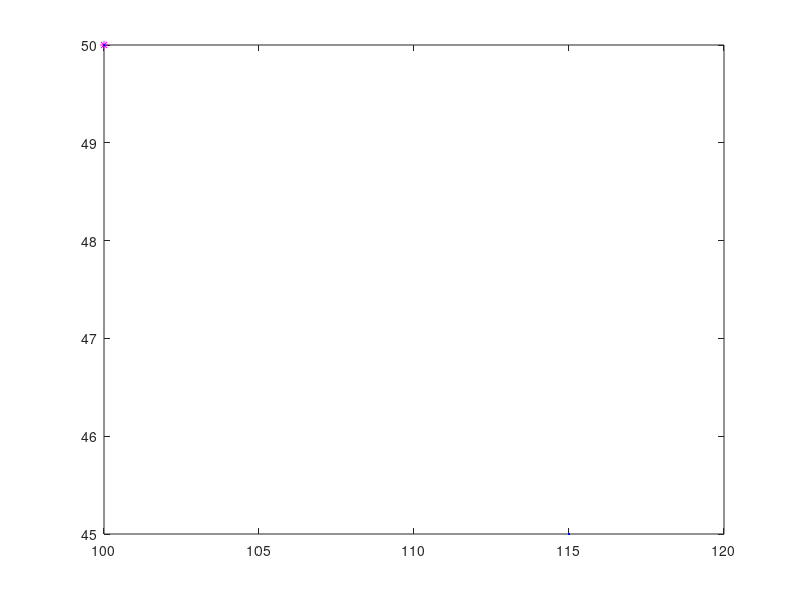

Recreate this plot in MATLAB. (Note: this script raises an error after producing the figure.)
% programs to solve exercise 8 in page 231
years=50;
time=0:50;
x=zeros(1,51); % # of rats in 50 years
y=zeros(1,51); % # of owls in 50 years
% question 1
r1=0.2; r2=0.3;
a1=0.001; a2=0.002;
x(1)=100; y(1)=50; % initial conditions
figure(2)
plot(x(1),y(1),'m*')
text(x(1)-30,y(1)+30,'Initial Point')
for k=1:years
    x(k+1)=(1+r1-a1*y(k))*x(k);
    x(k+1)=round(x(k+1)); % # can only be integer, e.g. 4.3->4, 4.6->5
    y(k+1)=(1-r2+a2*x(k))*y(k);
    y(k+1)=round(y(k+1));
    
    hold on
    % draw vecters (with arrow) every two points
    plot(x(k),y(k),'b.', x(k+1),y(k+1),'b.')
    vectarrow([x(k),y(k)],[x(k+1),y(k+1)])
end
xlabel('Rats #'), ylabel('Owls #')
title('# of Rats vs. Owls in 50 years')

figure(1)
subplot(2,1,1)
plot(time,x,'-b.')
xlabel('Year'), ylabel('Rats #')
title('Rats # in 50 years')

subplot(2,1,2)
plot(time,y,'-r.')
xlabel('Year'), ylabel('Owls #')
title('Owls # in 50 years')

function vectarrow(p0,p1)
% see also <https://www.mathworks.com/matlabcentral/fileexchange/
%        7470-plot-2d-3d-vector-with-arrow?s_tid=prof_contriblnk>
x0 = p0(1);  
y0 = p0(2);
x1 = p1(1);
y1 = p1(2);
plot([x0;x1],[y0;y1],'r');   % Draw a line between p0 and p1

p = p1-p0;
alpha = 0.1;  % Size of arrow head relative to the length of the vector
beta = 0.1;   % Width of the base of the arrow head relative to the length

hu = [x1-alpha*(p(1)+beta*(p(2)+eps)); x1; x1-alpha*(p(1)-beta*(p(2)+eps))];
hv = [y1-alpha*(p(2)-beta*(p(1)+eps)); y1; y1-alpha*(p(2)+beta*(p(1)+eps))];

hold on
plot(hu(:),hv(:),'b')  % Plot arrow head
hold off
end

